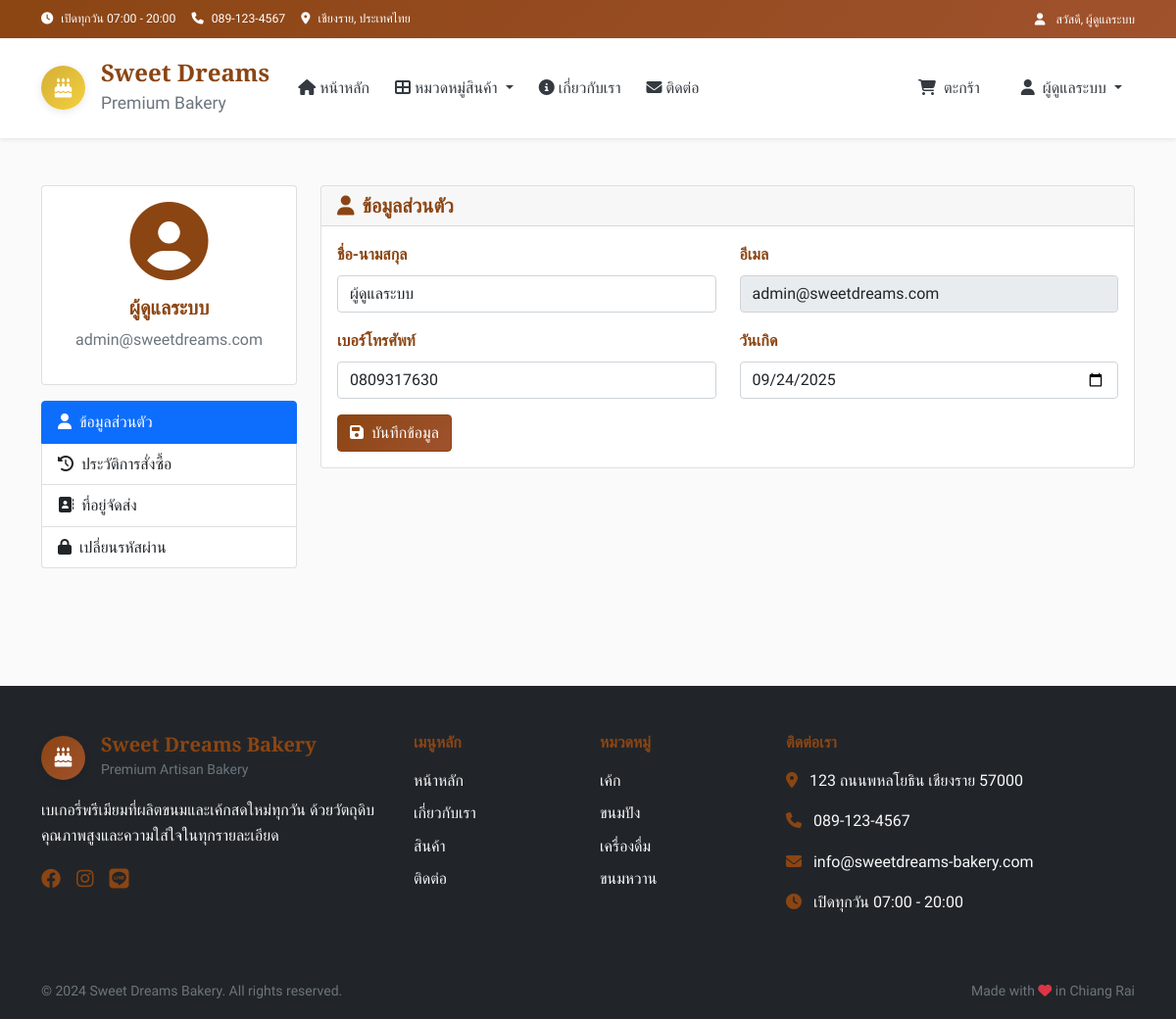
The page /profile (signed in) on the database as committed earlier.
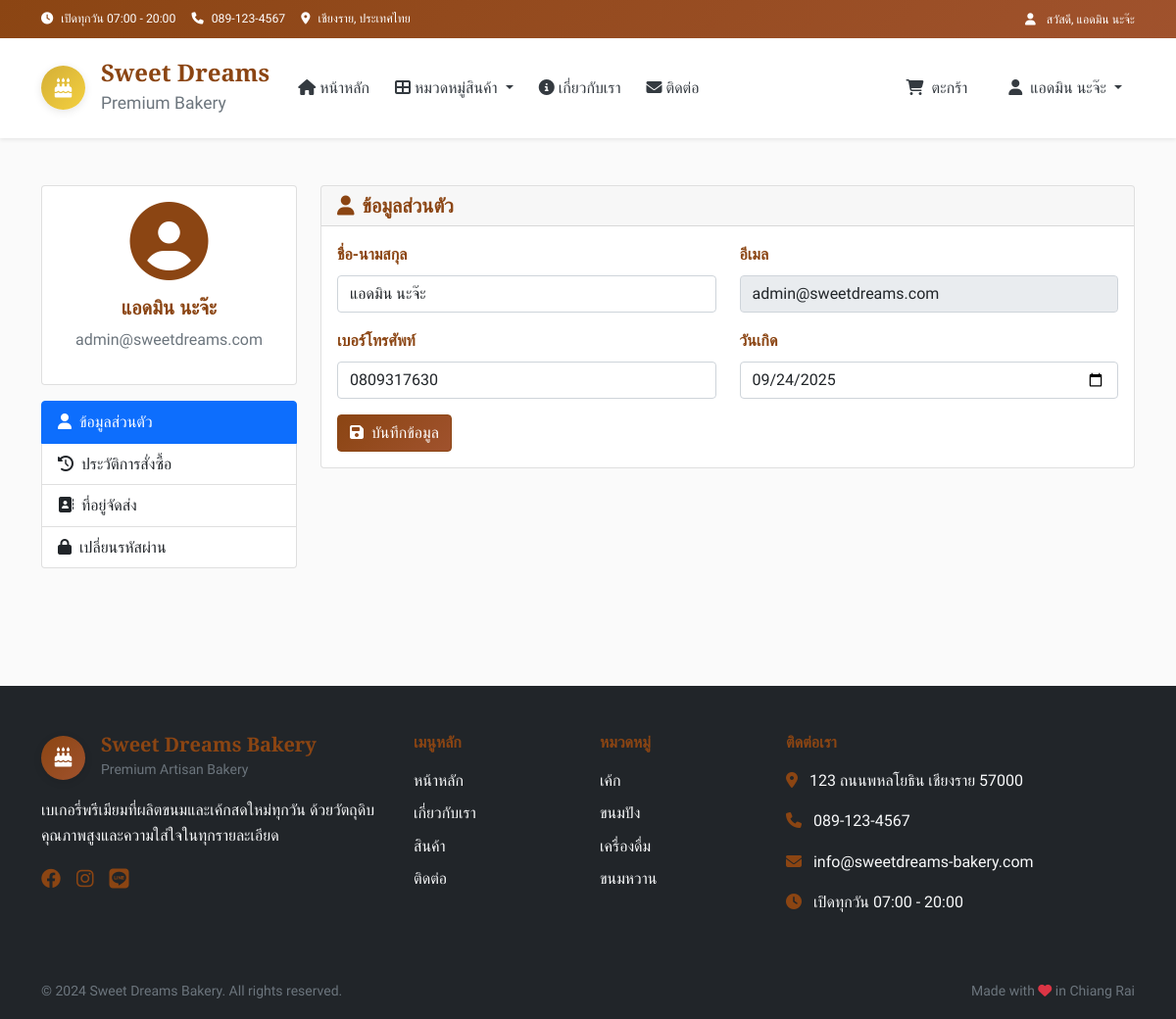
The same page on the database as committed later.
### tables this page shows
CREATE TABLE "users" (
	"id"	INTEGER,
	"username"	TEXT NOT NULL UNIQUE,
	"email"	TEXT NOT NULL UNIQUE,
	"password"	TEXT NOT NULL,
	"full_name"	TEXT,
	"phone"	TEXT,
	"address"	TEXT,
	"role"	TEXT DEFAULT 'customer',
	"birthday"	TEXT,
	"created_at"	TIMESTAMP DEFAULT CURRENT_TIMESTAMP,
	PRIMARY KEY("id" AUTOINCREMENT)
);

### app.py (the view)
@app.route('/profile')
def profile():
    if not session.get('user_id'):
        flash('กรุณาเข้าสู่ระบบก่อน')
        return redirect(url_for('login'))
    conn = get_db_connection()
    user = conn.execute(
        "SELECT * FROM users WHERE id = ?", (session.get('user_id'),)
    ).fetchone()
    orders = conn.execute("""
        SELECT * FROM orders
        WHERE user_id = ?
        ORDER BY created_at DESC
    """, (session.get('user_id'),)).fetchall()
    conn.close()
    return render_template('profile.html', user=user, orders=orders)

### app.py (called while the page is built)
@app.template_filter('to_bangkok')
def to_bangkok_filter(value, fmt='%d/%m/%Y %H:%M'):
    if not value:
        return "N/A"
    if isinstance(value, str):
        try:
            value = datetime.fromisoformat(value)
        except ValueError:
            return value
    dt = value.replace(tzinfo=ZoneInfo("UTC")).astimezone(ZoneInfo("Asia/Bangkok"))
    return dt.strftime(fmt)

def get_db_connection():
    conn = sqlite3.connect(DB_NAME)
    conn.row_factory = sqlite3.Row
    return conn

def get_categories():
    conn = get_db_connection()
    categories = conn.execute(
        "SELECT * FROM categories ORDER BY display_order"
    ).fetchall()
    conn.close()
    return categories

def get_cart_total():
    cart = session.get('cart', {})
    total_items = sum(item['quantity'] for item in cart.values())
    total_price = sum(item['quantity'] * item['price'] for item in cart.values())
    return total_items, total_price

@app.context_processor
def inject_global_data():
    categories = get_categories()
    cart_total_items, _ = get_cart_total()
    return dict(
        categories=categories,
        cart_total_items=cart_total_items
    )

### templates/profile.html (shortened to what this page needs)
{% extends "layout.html" %}
{% block content %}
<div class="container py-5">
    <div class="row">
        <div class="col-md-3 mb-4">
            <div class="card">
                <div class="card-body text-center">
                    <div class="mb-3">
                        <i class="fas fa-user-circle fa-5x text-primary"></i>
                    </div>
                    <h5>{{ user.full_name or user.username }}</h5>
                    <p class="text-muted">{{ user.email }}</p>
                </div>
            </div>
            <div class="list-group mt-3">
                <a href="{{ url_for('profile') }}" class="list-group-item list-group-item-action active" data-tab="profile-info">
                    <i class="fas fa-user me-2"></i>ข้อมูลส่วนตัว
                </a>
                <a href="{{ url_for('order_history') }}" class="list-group-item list-group-item-action" data-tab="order-history">
                    <i class="fas fa-history me-2"></i>ประวัติการสั่งซื้อ
                </a>
                <a href="{{ url_for('address_book') }}" class="list-group-item list-group-item-action" data-tab="address-book">
                    <i class="fas fa-address-book me-2"></i>ที่อยู่จัดส่ง
                </a>
                <a href="{{ url_for('change_password') }}" class="list-group-item list-group-item-action" data-tab="change-password">
                    <i class="fas fa-lock me-2"></i>เปลี่ยนรหัสผ่าน
                </a>
            </div>
        </div>
        <div class="col-md-9">
            <div class="tab-content active" id="profile-info">
                <div class="card">
                    <div class="card-header">
                        <h5 class="mb-0">
                            <i class="fas fa-user text-primary me-2"></i>ข้อมูลส่วนตัว
                        </h5>
                    </div>
                    <div class="card-body">
                        <form method="POST" action="/update_profile">
                            <div class="row">
                                <div class="col-md-6 mb-3">
                                    <label class="form-label">ชื่อ-นามสกุล</label>
                                    <input type="text" class="form-control" name="full_name"
                                           value="{{ user.full_name or '' }}">
                                </div>
                                <div class="col-md-6 mb-3">
                                    <label class="form-label">อีเมล</label>
                                    <input type="email" class="form-control" name="email"
                                           value="{{ user.email }}" readonly>
                                </div>
                            </div>
                            <div class="row">
                                <div class="col-md-6 mb-3">
                                    <label class="form-label">เบอร์โทรศัพท์</label>
                                    <input type="tel" class="form-control" name="phone"
                                           value="{{ user.phone or '' }}">
                                </div>
                                <div class="col-md-6 mb-3">
                                    <label class="form-label">วันเกิด</label>
                                    <input type="date" class="form-control" name="birthday"
                                    value="{{ user.birthday or '' }}">
                                </div>
                            </div>
                            <button type="submit" class="btn btn-primary">
                                <i class="fas fa-save me-2"></i>บันทึกข้อมูล
                            </button>
                        </form>
                    </div>
                </div>
            </div>
        </div>
    </div>
</div>
{% endblock %}

### templates/layout.html (shortened to what the changed rows need)
<!DOCTYPE html>
<html lang="th" data-bs-theme="light">
<head>
    <link href="https://cdn.jsdelivr.net/npm/bootstrap@5.0.2/dist/css/bootstrap.min.css" rel="stylesheet">
    <link rel="stylesheet" href="https://cdnjs.cloudflare.com/ajax/libs/font-awesome/6.4.0/css/all.min.css">
    <link rel="stylesheet" href="{{ url_for('static', filename='css/main.css') }}">
    {% if session.get('role') == 'admin' %}
    <link rel="stylesheet" href="{{ url_for('static', filename='css/admin.css') }}">
    {% endif %}
</head>
<body>
    <header>
        <div class="top-bar bg-primary text-white py-2">
            <div class="container">
                <div class="row align-items-center">
                    <div class="col-md-4 text-end">
                        {% if session.get('user_id') %}
                            <small>
                                <i class="fas fa-user me-2"></i>
                                สวัสดี, {{ session.get('full_name') or session.get('username') }}
                            </small>
                        {% endif %}
                    </div>
                </div>
            </div>
        </div>
    </header>
    <nav class="navbar navbar-expand-lg navbar-light bg-white shadow-sm sticky-top" aria-label="Main navigation">
        <div class="container">
            <div class="collapse navbar-collapse" id="navbarNav">
                <ul class="navbar-nav ms-auto">
                    {% if session.get('user_id') %}
                        <li class="nav-item dropdown">
                            <a class="nav-link dropdown-toggle fw-500" href="#" role="button" data-bs-toggle="dropdown" aria-expanded="false">
                                <i class="fas fa-user me-1"></i>
                                <span class="d-none d-lg-inline">{{ session.get('full_name') or session.get('username') }}</span>
                            </a>
                        </li>
                    {% endif %}
                </ul>
            </div>
        </div>
    </nav>
    <main>
        {% block content %}{% endblock %}
    </main>
</body>
</html>

Rows that differ between the two databases and show on the page:
changed users "admin@sweetdreams.com": get (not shown) → "แอดมิน นะจ๊ะ"; full_name "ผู้ดูแลระบบ" → "แอดมิน นะจ๊ะ"
Other text that changed with them:
{{ session.get('full_name') or session.get('username') }}: "ผู้ดูแลระบบ" → (not shown)
